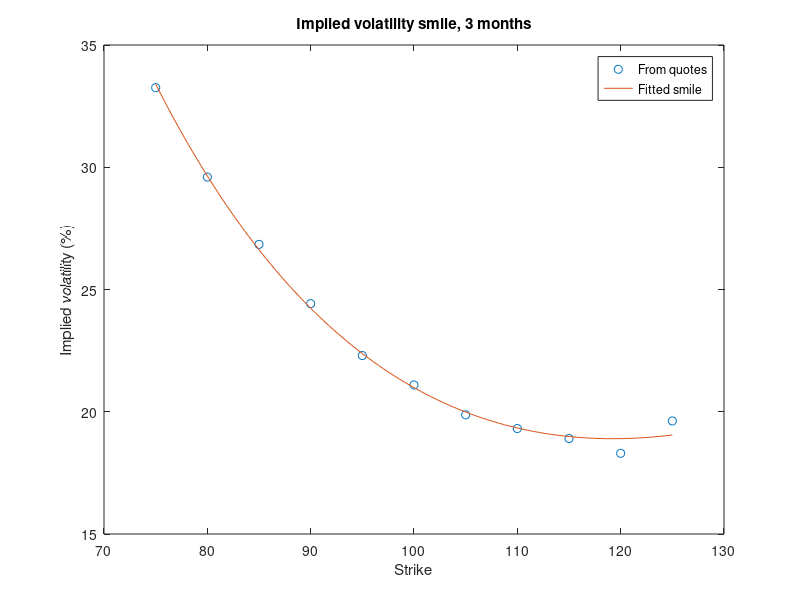

MATLAB code to generate this figure:
% Implied volatilities from one expiry's option quotes, and a quadratic smile
% fitted through them. Quotes are rounded to the nearest 0.05, as a screen shows.
S0 = 100;  r = 0.02;  T = 0.25;
K = (75:5:125)';
m = log(K / S0);
true_vol = 0.21 - 0.25*m + 0.6*m.^2;
quotes = round(blsprice(S0, K, r, T, true_vol) / 0.05) * 0.05;
iv = blsimpv(S0, K, r, T, quotes);
coef = polyfit(m, iv, 2);
fprintf('at-the-money implied volatility %.1f%%\n', 100*polyval(coef, 0));
fprintf('90 strike %.1f%%, 110 strike %.1f%%: a skew of %.1f points\n', 100*polyval(coef, log(0.9)), 100*polyval(coef, log(1.1)), 100*(polyval(coef, log(0.9)) - polyval(coef, log(1.1))));

mm = linspace(min(m), max(m), 100);
plot(K, 100*iv, 'o', S0*exp(mm), 100*polyval(coef, mm));
xlim([70 130]);
legend('From quotes', 'Fitted smile');
title('Implied volatility smile, 3 months');
xlabel('Strike');
ylabel('Implied volatility (%)');
